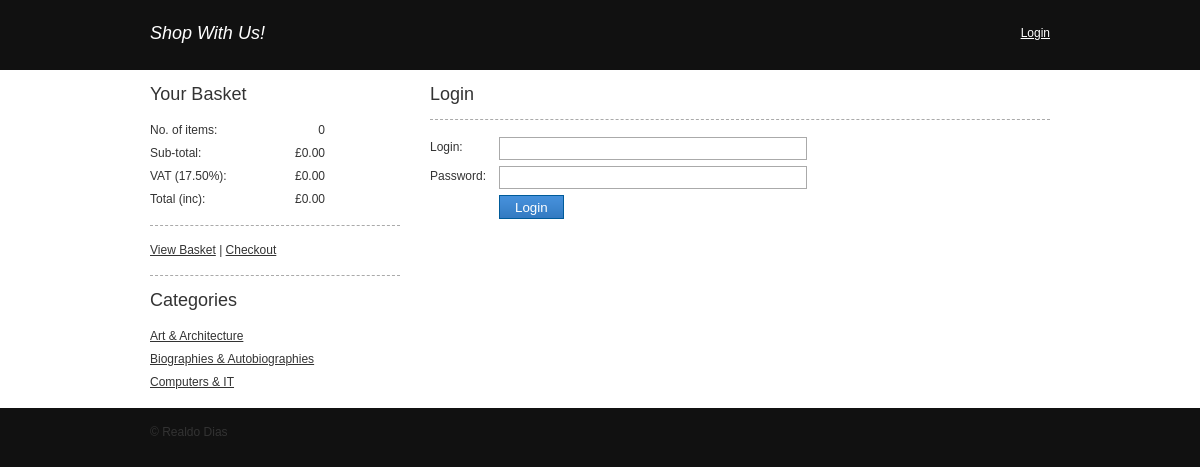
Page /admin/pages/index.php on the committed database.
### tables this page shows
CREATE TABLE `business` (
  `id` int(11) NOT NULL AUTO_INCREMENT,
  `name` varchar(150) NOT NULL,
  `address` text NOT NULL,
  `telephone` varchar(100) NOT NULL,
  `email` varchar(200) NOT NULL,
  `website` varchar(200) NOT NULL,
  `vat_rate` decimal(5,2) NOT NULL,
  PRIMARY KEY (`id`)
);

CREATE TABLE `categories` (
  `id` int(11) NOT NULL AUTO_INCREMENT,
  `name` varchar(150) NOT NULL,
  PRIMARY KEY (`id`)
);

### classes/DBase.php (called while the page is built, shortened)
<?php
class DBase{
    private $_host = "us-cdbr-iron-east-04.cleardb.net";
    private $_user = "b93497a15432a9";
    private $_password = "c38a0b0e";
    private $_name = "heroku_547a30bfe0838c4";
    private $_connDB = false;
    private function connect() {
        $this->_connDB = mysql_connect($this->_host, $this->_user, $this->_password);
        if(!$this->_connDB){
            die("Database connection failed: <br/>".mysql_error());
        } else{
            $_select = mysql_select_db($this->_name, $this->_connDB);
        }
    }
    public function query($sql){
        $result = mysql_query($sql, $this->_connDB);
        return $result;
    }
    public function fetchAll($sql){
        $result = $this->query($sql);
        $out = array();
        while ($row = mysql_fetch_assoc($result)) {
            $out[] = $row;
        }
        return $out;
    }
    public function fetchOne($sql){
        $out = $this->fetchAll($sql);
        return array_shift($out);
    }
}

### classes/Application.php (called while the page is built, shortened)
<?php
class Application {
    public function __construct() {
        $this->db = new DBase();
    }
}

### classes/Business.php (called while the page is built, shortened)
<?php
class Business extends Application {
    private $_table = 'business';
    public function getBusiness() {
        $sql = "SELECT * FROM `{$this->_table}`
                WHERE `id` = 1";
        return $this->db->fetchOne($sql);
    }
    public function getVatRate(){
        $business = $this->getBusiness();
        return $business['vat_rate'];
    }
}

### classes/Login.php (called while the page is built, shortened)
<?php
class Login {
	public static function isLogged($case = null) {
		if (!empty($case)) {
			return false;
		}
		return false;
	}
}

### classes/Basket.php (called while the page is built, shortened)
<?php
class Basket {
    public $_sub_total;
    public $_vat;
    public function __construct() {
        $this->_empty_basket = empty($_SESSION['basket']) ? true : false;
        $objBusiness = new Business();
        $this->_vat_rate = $objBusiness->getVatRate();
    }
    public function noItems() {
        $value = 0;
        $this->_number_of_items = $value;
    }
    public function subTotal() {
        $value = 0;
        $this->_sub_total = round($value, 2);
    }
    public function vat() {
        $value = 0;
        $this->_vat = round($value, 2);
    }
    public function total() {
        $this->_total = round(($this->_sub_total + $this->_vat), 2);
    }
}

### classes/Catalogue.php (called while the page is built, shortened)
<?php
class Catalogue extends Application
{
    private $_table = 'categories';
    public function getCategories()
    {
        $sql = "SELECT * FROM `{$this->_table}`
                ORDER BY `name` ASC";
        return $this->db->fetchAll($sql);
    }
}

### classes/Url.php (called while the page is built, shortened)
<?php
class Url
{
    public static function getParam($par)
    {
        return isset($_GET[$par]) && $_GET[$par] != "" ?
            $_GET[$par] : null;
    }
}

### classes/Helper.php (called while the page is built, shortened)
<?php
class Helper {
    public static function getActive($page = null) {
        if (!empty($page)) {
            if (is_array($page)) {
                $error = array();
                foreach ($page as $key => $value) {
                    if (Url::getParam($key) != $value) {
                        array_push($error, $key);
                    }
                }
                return empty($error) ? ' class= "act"' : null;
            }
        }
        return $page == Url::cPage() ? ' class="act"' : null;
    }
    public static function encodeHTML($string, $case = 2) {
        switch ($case) {
            case 2:
                $pattern = '<([a-zA-Z0-9\.\, "\'_\/\-\+~=;:\(\)?&#%![\]@]+)>';
                $textMatches = preg_split('/' . $pattern . '/', $string);
                $textSanitised = array();
                foreach ($textMatches as $key => $value) {
                    $textSanitised[$key] = htmlentities(html_entity_decode($value, ENT_QUOTES, 'UTF-8'), ENT_QUOTES, 'UTF-8');
                }
                foreach ($textMatches as $key => $value) {
                    $string = str_replace($value, $textSanitised[$key], $string);
                }
                return $string;
                break;
        }
    }
}

### mod/basket_left.php (the view)
<?php $objBasket = new Basket(); ?>
<h2>Your Basket</h2>
<dl id="basket_left">
	<dt>No. of items:</dt>
	<dd class="bl_ti"><span><?php echo $objBasket->_number_of_items; ?></span></dd>
	<dt>Sub-total:</dt>
	<dd class="bl_st">&pound;<span><?php echo number_format($objBasket->_sub_total, 2); ?></span></dd>
	<dt>VAT (<span><?php echo $objBasket->_vat_rate; ?></span>%):</dt>
	<dd class="bl_vat">&pound;<span><?php echo number_format($objBasket->_vat, 2); ?></span></dd>
	<dt>Total (inc):</dt>
	<dd class="bl_total">&pound;<span><?php echo number_format($objBasket->_total, 2); ?></span></dd>
</dl>
<div class="dev br_td">&#160;</div>
<p><a href="/?page=basket">View Basket</a> | <a href="/?page=checkout">Checkout</a></p>
<div class="dev br_td">&#160;</div>

### template/_header.php (shortened to what this page needs)
<?php
$objBusiness = new Business();
$business = $objBusiness->getBusiness();
$objCatalogue = new Catalogue();
$cats = $objCatalogue->getCategories();
?>
<!DOCTYPE html PUBLIC "-//W3C//DTD XHTML 1.0 Transitional//EN" "http://www.w3.org/TR/xhtml1/DTD/xhtml1-transitional.dtd">
<html xmlns="http://www.w3.org/1999/xhtml">
    <head>
        <link href="css/core.css" rel="stylesheet" type="text/css" />
    </head>
    <body>
        <div id="header">
            <div id="header_in">
                <h5><a href="/"><?php echo $business['name'] ?></a></h5>
                <?php
                    if(Login::isLogged(Login::$_login_front)){
                        echo '<div id="logged_as">Logged in as <strong>';
                        echo Login::getFullNameFront(Session::getSession(Login::$_login_front));
                        echo '</strong> | <a href="/?page=orders">My orders</a>';
                        echo ' | <a href="/?page=logout">Logout</a>';
                        echo '</div>';
                    }else{
                        echo '<div id="logged_as"><a href="/?page=login">Login</a></div>';
                    }
                ?>
            </div>
        </div>
        <div id="outer">
            <div id="wrapper">
                <div id="left">
                    <?php require_once ('basket_left.php');?>
                    <?php if (!empty($cats)) { ?>
                        <h2>Categories</h2>
                        <ul id="navigation">
                            <?php
                            foreach ($cats as $cat) {
                                echo '<li><a href="'. '/?page=catalogue&amp;category=' . $cat['id'] . '"';
                                echo Helper::getActive(array('category' => $cat['id']));
                                echo '>';
                                echo Helper::encodeHTML($cat['name']);
                                echo '</a></li>';
                            }
                        }
                        ?>
                    </ul>
                </div>
                <div id="right">

### admin/pages/index.php (shortened to what this page needs)
<?php
require_once ('template/_header.php')
?>
<h1>Login</h1>
<form action="" method="post">
    <table cellspacing="0" cellpadding="0" border="0" class="tbl_insert">
        <tr>
            <th><label for="login_mail">Login:</label></th>
            <td>
                <input type="text" name="login_email" id="login_email" class="fld" value=""/>
            </td>
        </tr>
        <tr>
            <th>
                <label for="login_password">Password:</label>
            </th>
            <td>
                <input type="password" name="login_password" id="login_password" class="fld" value=""/>
            </td>
        </tr>
        <tr>
            <th>&nbsp;</th>
            <td>
                <label for="btn_login" class="sbm sbm_blue fl_l">
                    <input type="submit" id="btn_login" class="btn" value="Login"/>
                </label>
            </td>
        </tr>
    </table>
</form>
<?php require_once ('template/_footer.php')?>

### template/_footer.php (shortened to what this page needs)
</div>
</div>
</div>
<div id="footer">
    <div id="footer_in">
        &copy; <a href="http://www.realdodias.com" title="Realdo Dias" target="_blank">Realdo Dias</a>
    </div>
</div>
</body>
</html>

### css/core.css (style rules this page uses)
* { border:none;outline:none;font-weight:100;color:#333;margin:0;padding:0 }
body { background:#111;text-align:center;font-family:Arial, Verdana, Sans-serif;font-size:12px;line-height:21px }
h1,h2,h3,h4,h5,p { padding-bottom:14px }
h1 { border-bottom:dashed 1px #aaa;margin-bottom:14px }
h1,h2 { font-size:18px }
#header { height:70px }
#header,#outer,#footer,.cl,.dev,#basket_left,.tbl_repeat { width:100%;clear:both }
#header_in { position:relative }
#outer { background:#fff }
#wrapper,#header_in,#footer_in { width:900px;text-align:left;margin:0 auto }
#header_in h5,#header_in h5 a { font-size:18px;color:#fff;text-decoration:none }
#header_in h5 { position:absolute;top:23px;left:0;font-style:italic }
#logged_as { position:absolute;top:23px;right:0;color:#fff }
#logged_as strong,#logged_as a { color:#fff }
#wrapper,#footer { padding:14px 0 }
#left { width:250px }
#right { padding-left:30px;width:620px }
#navigation,#basket_left { list-style:none;margin-bottom:14px }
#navigation,#navigation li,#navigation li a { float:left;width:250px }
.cl,.dev { height:0;font-size:0;line-height:0 }
.dev { height:14px }
.br_td { border-top:dashed 1px #aaa }
#basket_left dt { clear:left;width:40% }
#basket_left dd { text-align:right;width:30% }
th,td { text-align:left;vertical-align:top }
.tbl_insert th { padding:3px 10px 3px 0 }
.fld,.fld_qty,.fld_price,.sel,.tar,.tar_fixed { border:solid 1px #aaa }
.fld { width:300px }
.sbm,.btn { height:22px;text-align:center;cursor:pointer;display:block }
.sbm_blue { background:url(/images/sprite.png) repeat-x 0 0;border:solid 1px #005b9a }
.btn { color:#fff;text-decoration:none;background:transparent;border:none;padding:0 15px }
a:hover,#footer_in a,.add_to_basket:hover { text-decoration:none }
#header,#outer,#left,#right,#footer,.cl,.dev,#basket_left,#basket_left dd,#basket_left dt,.catalogue_wrapper,.catalogue_wrapper_left,.catalogue_wrapper_right,.lft,.rgt,.fl_l { float:left }
#navigation li a,#basket_left dt,#basket_left dd { padding:1px 0 }
.catalogue_wrapper img,.tbl_repeat,.tbl_insert { margin-bottom:14px }
.tbl_insert td,.fld,.fld_price,.sel,.tar,.tar_fixed { padding:3px }

### rows in the picture
business: name "Shop With Us!", vat_rate "17.50"
categories: name "Art & Architecture"
categories: name "Biographies & Autobiographies"
categories: name "Computers & IT"

### other values in the picture
$objBasket->_number_of_items "0"
$objBasket->_sub_total "0.00"
$objBasket->_vat "0.00"
$objBasket->_total "0.00"
